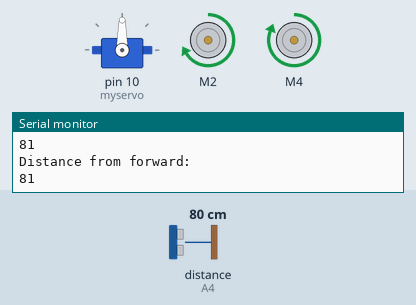
Recording of a sketch running on a simulated Arduino Uno, built with avr-gcc and run on an emulated ATmega328P. Shown: servo, 2 × DC motor (green arrow = forward, orange = backward, longer = faster), the last lines printed to the serial monitor. Wiring (inferred from the names in the program): ultrasonic range finder: trigger A5; echo A4. Inputs (shaded band) come from the test bench; at power-on: distance to the obstacle (sensor on A4) 80 cm. The echo pulse lasts 58.3 µs per cm.

Above: at 1.2 s.
1.3 s: distance to the obstacle (sensor on A4) set to 22 cm
4.3 s: distance to the obstacle (sensor on A4) set to 18 cm
At 4.46 s:
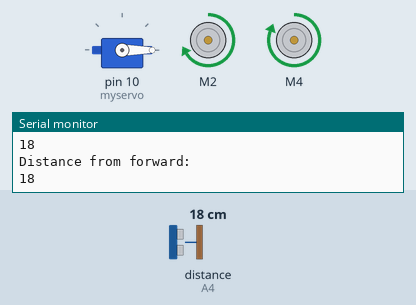
7.3 s: distance to the obstacle (sensor on A4) set to 35 cm
At 7.58 s:
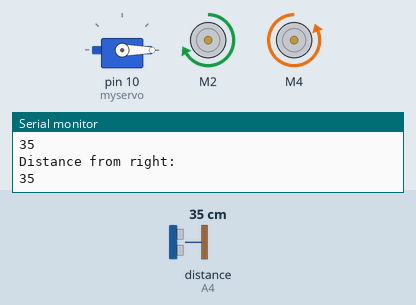
9.2 s: distance to the obstacle (sensor on A4) set to 2 cm
At 9.5 s:
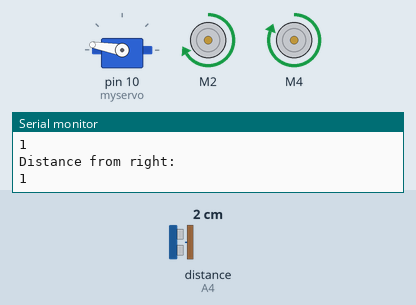
12.2 s: distance to the obstacle (sensor on A4) set to 120 cm
At 13.0 s:
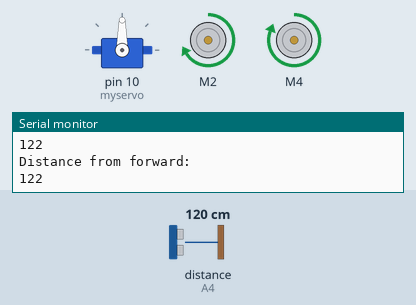
Timing chart, 0 to 15.1 s (numbered marks = the images above; inputs shaded):
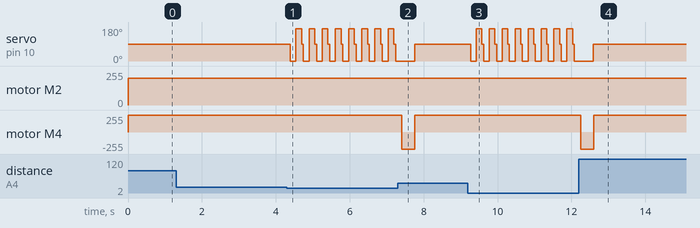

Measured:
- the behaviour switches between 20 and 19 cm on distance to the obstacle (sensor on A4) (found by bisection; images 0 and 1)
- after the input at 4.3 s, servo on pin 10 (myservo): 90° → 0° after 0.09 s, then repeats every 0.36 s: 170° 0.16 s, 90° 0.05 s, 0° 0.15 s
- after the input at 7.3 s, motor M4: forward 255/255 → backward 255/255 after 0.11 s, → forward 255/255 0.36 s later
- after the input at 9.2 s, servo on pin 10 (myservo): 90° → 0° after 0.07 s, then repeats every 0.35 s: 170° 0.15 s, 90° 0.05 s, 0° 0.15 s
- after the input at 12.2 s, motor M4: forward 255/255 → backward 255/255 after 0.05 s, → forward 255/255 0.36 s later

The sketch:

Obstacle_Avoiding_Algo1.ino
```cpp
#include <AFMotor.h>
#include <Servo.h>

// Motor port number
const int MOTOR_2 = 2;
const int MOTOR_4 = 4;

// creating motor object of 64KHz pwm
AF_DCMotor motor2(MOTOR_2, MOTOR12_64KHZ);
AF_DCMotor motor4(MOTOR_4, MOTOR12_64KHZ);

// defining servo
Servo myservo;

// ultrasound sensor
#define echopin A4 // echo pin
#define trigpin A5// Trigger pin

//========================================================
//  Initialization
//========================================================

// defing the range of detection for ultrasound sensor
int set = 20;

long distance = 0, duration = 0, rDistance = 0, lDistance = 0;

void setup() {

  // setting up servo at pin and making it facing forward
  myservo.attach(10);
  myservo.write(90);

  // SETTING THE PIN MODE OF ULTRASOUND SENSOR
  pinMode (trigpin, OUTPUT);
  pinMode (echopin, INPUT );

  // set the motor speed to 0-255
  motor2.setSpeed(200);
  motor4.setSpeed(255);

  // initialing the board
  Serial.begin(9600);
  Serial.println("Start");
}

//========================================================
//  Main
//========================================================

// if the car is commanded to move right
void Right(){
    motor2.run(FORWARD);
    motor4.run(BACKWARD);
    motor2.run(FORWARD);
    motor4.run(BACKWARD);
    motor2.run(FORWARD);
    motor4.run(BACKWARD);
    motor2.run(FORWARD);
    motor4.run(BACKWARD);
    motor2.run(FORWARD);
    motor4.run(BACKWARD);
    delay(350);

  // resetting it to 90 for further process
//  myservo.write(90);
}

void Forward(){
    motor2.run(FORWARD);
    motor4.run(FORWARD);
}

void Backward(){
    motor2.run(BACKWARD);
    motor4.run(BACKWARD);
}


// if the car is commanded to move left
void Left(){
    motor2.run(BACKWARD);
    motor4.run(FORWARD);
    motor2.run(BACKWARD);
    motor4.run(FORWARD);
    motor2.run(BACKWARD);
    motor4.run(FORWARD);
    motor2.run(BACKWARD);
    motor4.run(FORWARD);
    motor2.run(BACKWARD);
    motor4.run(FORWARD);

    delay(350);

  // resetting it to 90 for further process
//  myservo.write(90);
}

int distanceCalculator(){
   digitalWrite(trigpin , HIGH);
  delayMicroseconds(1000);
  digitalWrite(trigpin , LOW);

  duration = pulseIn(echopin , HIGH);
  int dis = (duration / 2) / 28.5 ;
  Serial.println("Distance : ");
  Serial.println(dis);
  return dis;
}


// making the ultrasound sensor look right side
int rightSide(){
     myservo.write(0);
    delay(150);
    int distance_R = distanceCalculator();
    return distance_R;
}

// making the ultrasound sensor look left side
int leftSide(){
     myservo.write(170);
    delay(150);
    int distance_L = distanceCalculator();
    return distance_L;
}


void loop()
{
  myservo.write(90);
  distance = distanceCalculator();
  Serial.println("Distance from forward: ");
  Serial.println(distance);
  if (distance < set)
  {
    rDistance = rightSide();
    Serial.println("Distance from right: ");
    Serial.println(rDistance);
    if(rDistance < set){
      lDistance = leftSide();
      Serial.println("Distance from left: ");
      Serial.println(lDistance);
      if(lDistance < set){
        Serial.println("No way out area blocked");
      }
      else{
        delay(10);
      }
    }
    else{
      delay(10);
      Right();
    }
  }
  else
  {
    Forward();
  }

}
```
